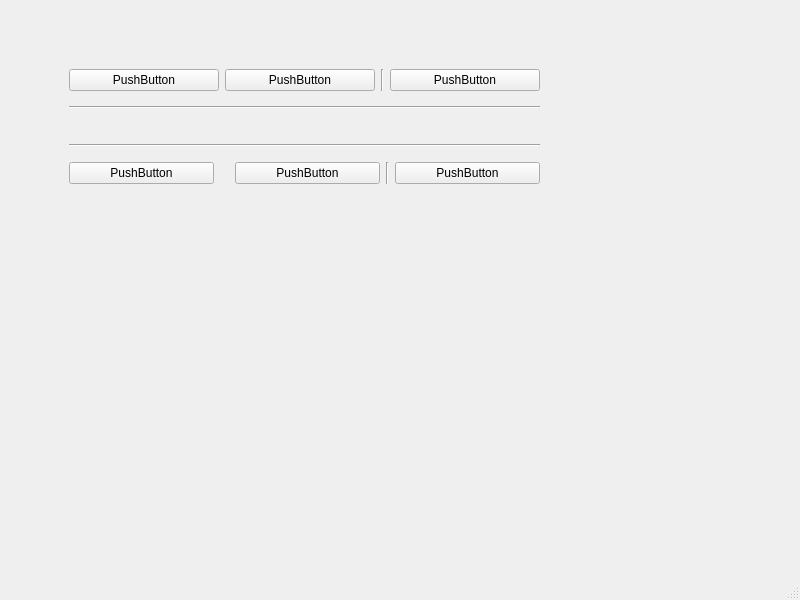
<?xml version="1.0" encoding="UTF-8"?>
<ui version="4.0">
 <class>MainWindow</class>
 <widget class="QMainWindow" name="MainWindow">
  <property name="geometry">
   <rect>
    <x>0</x>
    <y>0</y>
    <width>800</width>
    <height>600</height>
   </rect>
  </property>
  <property name="windowTitle">
   <string>MainWindow</string>
  </property>
  <widget class="QWidget" name="centralwidget">
   <widget class="QWidget" name="verticalLayoutWidget">
    <property name="geometry">
     <rect>
      <x>69</x>
      <y>60</y>
      <width>471</width>
      <height>136</height>
     </rect>
    </property>
    <layout class="QVBoxLayout" name="verticalLayout">
     <item>
      <layout class="QHBoxLayout" name="horizontalLayout_2">
       <item>
        <widget class="QPushButton" name="pushButton_6">
         <property name="text">
          <string>PushButton</string>
         </property>
        </widget>
       </item>
       <item>
        <widget class="QPushButton" name="pushButton_5">
         <property name="text">
          <string>PushButton</string>
         </property>
        </widget>
       </item>
       <item>
        <widget class="Line" name="line_2">
         <property name="orientation">
          <enum>Qt::Vertical</enum>
         </property>
        </widget>
       </item>
       <item>
        <widget class="QPushButton" name="pushButton_4">
         <property name="text">
          <string>PushButton</string>
         </property>
        </widget>
       </item>
      </layout>
     </item>
     <item>
      <widget class="Line" name="line">
       <property name="orientation">
        <enum>Qt::Horizontal</enum>
       </property>
      </widget>
     </item>
     <item>
      <spacer name="verticalSpacer">
       <property name="orientation">
        <enum>Qt::Vertical</enum>
       </property>
       <property name="sizeType">
        <enum>QSizePolicy::Fixed</enum>
       </property>
       <property name="sizeHint" stdset="0">
        <size>
         <width>20</width>
         <height>20</height>
        </size>
       </property>
      </spacer>
     </item>
     <item>
      <widget class="Line" name="line_4">
       <property name="orientation">
        <enum>Qt::Horizontal</enum>
       </property>
      </widget>
     </item>
     <item>
      <layout class="QHBoxLayout" name="horizontalLayout">
       <item>
        <widget class="QPushButton" name="pushButton_2">
         <property name="text">
          <string>PushButton</string>
         </property>
        </widget>
       </item>
       <item>
        <spacer name="horizontalSpacer">
         <property name="orientation">
          <enum>Qt::Horizontal</enum>
         </property>
         <property name="sizeType">
          <enum>QSizePolicy::Fixed</enum>
         </property>
         <property name="sizeHint" stdset="0">
          <size>
           <width>15</width>
           <height>20</height>
          </size>
         </property>
        </spacer>
       </item>
       <item>
        <widget class="QPushButton" name="pushButton">
         <property name="text">
          <string>PushButton</string>
         </property>
        </widget>
       </item>
       <item>
        <widget class="Line" name="line_3">
         <property name="orientation">
          <enum>Qt::Vertical</enum>
         </property>
        </widget>
       </item>
       <item>
        <widget class="QPushButton" name="pushButton_3">
         <property name="text">
          <string>PushButton</string>
         </property>
        </widget>
       </item>
      </layout>
     </item>
    </layout>
   </widget>
  </widget>
  <widget class="QMenuBar" name="menubar">
   <property name="geometry">
    <rect>
     <x>0</x>
     <y>0</y>
     <width>800</width>
     <height>30</height>
    </rect>
   </property>
  </widget>
  <widget class="QStatusBar" name="statusbar"/>
 </widget>
 <resources/>
 <connections/>
</ui>
